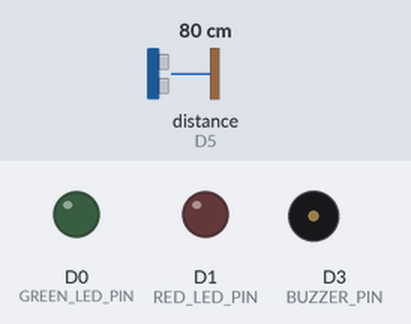
Bench run of a sketch on a simulated Particle Photon. Shown: output pins drawn as LEDs (lit = HIGH), buzzer (waves = sounding, pin HIGH). Wiring (inferred from the names in the program): ultrasonic range finder: trigger D4; echo D5. Dashed ring = blinking. The inputs (shaded band) are chosen by the test bench; at power-on: distance to the obstacle (sensor on D5) 80 cm. The echo pulse lasts 58.3 µs per cm; pins used as bus, display or sensor lines are not drawn.

Above: at 1.2 s.
1.3 s: distance to the obstacle (sensor on D5) set to 26 cm
2.8 s: distance to the obstacle (sensor on D5) set to 21 cm
At 3.3 s:
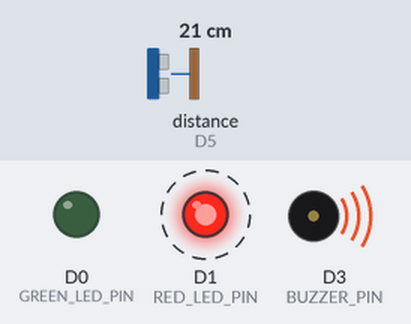
Timing chart, 0 to 11.8 s (numbered marks = the images above; inputs shaded):
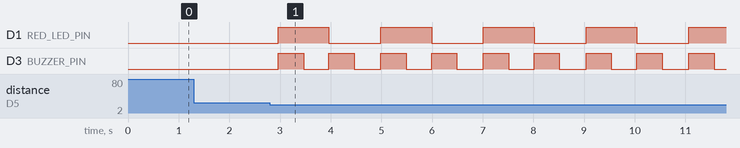

The sketch:

home-security.ino
```cpp
#include <MFRC522.h>

/*
 * Pin layout should be as follows:
 * Signal     Pin           Pin
 * -----------------------------
 * Reset      ANY (D2)      RST
 * SPI SS     ANY (A2)      SDA
 * SPI MOSI   A5            MOSI
 * SPI MISO   A4            MISO
 * SPI SCK    A3            SCK
 *
 */

#define SS_PIN SS
#define RST_PIN D2

/**
 * GLOBALS
 */
int BUZZER_PIN = D3;
int TRIG_PIN = D4;
int ECHO_PIN = D5;

int GREEN_LED_PIN = D0;
int RED_LED_PIN = D1;

// min and max distance values for our ultrasonic sensor
int MAX_DISTANCE = 200;
int MIN_DISTANCE = 0;

// distance in CM from the sensor that will trigger the alarm
int TRIGGER_DISTANCE_CM = 25;

// update with your own whitelist. remember to update the count below as well!
// use rfid_dumper.ino to get the uid of one of your own cards
String APPROVED_KEYCARDS[] = {
     "d984bd55" // white card
    ,"ed9cfaed"  // school ID
    //,"06c7baf7" // blue rfid keytag
};
int NUM_APPROVED_KEYCARDS = 2;

// mutable globals
String card_id = "";
double distance_cm = 0.0;
bool alarm_triggered = false;

// MFRC522 instance
MFRC522 mfrc522(SS_PIN, RST_PIN);

/**
 * SETUP & LOOP
 */
void setup()
{
    // init our pins
    pinMode(RED_LED_PIN, OUTPUT);
    pinMode(GREEN_LED_PIN, OUTPUT);
    pinMode(BUZZER_PIN, OUTPUT);
    pinMode(TRIG_PIN, OUTPUT);
    pinMode(ECHO_PIN, INPUT);

    // init MFRC522 card
    mfrc522.setSPIConfig();
    mfrc522.PCD_Init();
}

void loop()
{
    if(alarm_triggered)
    {
        ring_the_alarm();
        rfid_scan_handler();
    }
    else
    {
        monitor_movement();
    }
}

/**
 * FUNCTIONS
 */
void monitor_movement() {
    if(!alarm_triggered)
    {
        distance_cm = get_distance_cm();

        if(distance_cm < TRIGGER_DISTANCE_CM && distance_cm != -1)
        {
            alarm_triggered = true;
            Particle.publish("alarm_state", "triggered");
        }

        delay(100);
    }
}

void rfid_scan_handler()
{
    // look for new cards
    if (!mfrc522.PICC_IsNewCardPresent())
        return;

    // select one of the cards
    if (!mfrc522.PICC_ReadCardSerial())
        return;

    // now we have a card selected, fetch the UID and assign it to our id string
    card_id = "";
    for(byte i = 0; i < mfrc522.uid.size; i++)
    {
        card_id += String(mfrc522.uid.uidByte[i] < 0x10 ? "0" : "");
        card_id += String(mfrc522.uid.uidByte[i], HEX);
    }

    mfrc522.PICC_HaltA();

    for(int i = 0; i < NUM_APPROVED_KEYCARDS; i++)
    {
        if(card_id == APPROVED_KEYCARDS[i])
        {
            stop_the_alarm();
            break;
        }
    }

    // if the alarm is still triggered, we found no match on the scanned rfid
    if(alarm_triggered)
    {
        buzzer_rejected_id();
    }
}

void ring_the_alarm()
{
    digitalWrite(GREEN_LED_PIN, LOW);

    digitalWrite(RED_LED_PIN, HIGH);
    ring_buzzer(500);
    digitalWrite(RED_LED_PIN, LOW);
    ring_buzzer(500);
}

void stop_the_alarm()
{
    digitalWrite(RED_LED_PIN, LOW);
    digitalWrite(BUZZER_PIN, LOW);
    digitalWrite(GREEN_LED_PIN, HIGH);

    buzzer_approved_id();

    alarm_triggered = false;
    Particle.publish("alarm_state", "disarmed");
}

double get_distance_cm()
{
    send_trigger_pulse(TRIG_PIN);

    wait_for_echo(ECHO_PIN, HIGH, 100);
    long start_time = micros();

    wait_for_echo(ECHO_PIN, LOW, 100);
    long end_time = micros();

    long duration = end_time - start_time;
    double distance = duration / 29.0 / 2.0;

    if (distance < MIN_DISTANCE || distance > MAX_DISTANCE)
    {
        return -1;
    }

    return distance;
}

void send_trigger_pulse(int pin)
{
    digitalWrite(pin, HIGH);
    delayMicroseconds(10);
    digitalWrite(pin, LOW);
}

void wait_for_echo(int pin, int value, long timeout)
{
    long giveup_time = millis() + timeout;
    while (digitalRead(pin) != value && millis() < giveup_time)
    {
        // wait
    }
}

void ring_buzzer(int t_delay)
{
    digitalWrite(BUZZER_PIN, HIGH);
    delay(t_delay);
    digitalWrite(BUZZER_PIN, LOW);
    delay(t_delay);
}

// two medium-length buzzes for an OK rfid scan
void buzzer_approved_id()
{
    for(int i = 0; i < 2; i++)
        ring_buzzer(100);
}

// three short buzzes for a rejected rfid scan
void buzzer_rejected_id()
{
    for(int i = 0; i < 3; i++)
        ring_buzzer(50);

    delay(500);
}
```

Measured:
- the behaviour switches between 25 and 24 cm on distance to the obstacle (sensor on D5) (found by bisection; images 0 and 1)
- after the input at 1.3 s, every drawn part: stays the same
- after the input at 2.8 s, D1 (RED_LED_PIN): alternates HIGH for 1.0 s and LOW for 1.0 s, starting after 0.16 s; D3 (BUZZER_PIN): alternates HIGH for 0.50 s and LOW for 0.51 s, starting after 0.16 s
